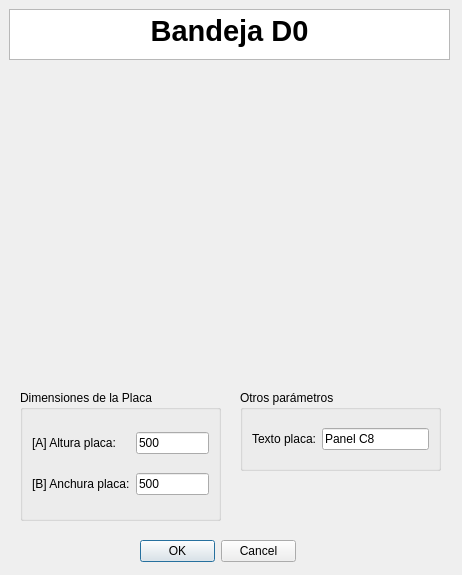
<?xml version="1.0" encoding="UTF-8"?>
<ui version="4.0">
 <class>MyPositionDialog</class>
 <widget class="QDialog" name="MyPositionDialog">
  <property name="geometry">
   <rect>
    <x>0</x>
    <y>0</y>
    <width>462</width>
    <height>575</height>
   </rect>
  </property>
  <property name="windowTitle">
   <string>Enter Position</string>
  </property>
  <property name="whatsThis">
   <string>&lt;html&gt;&lt;head/&gt;&lt;body&gt;&lt;p&gt;Esta ventana de KSDpanel te permite introducir todas las medidas correspondientes del panel seleccionado.&lt;/p&gt;&lt;p&gt;Recuerda que todas las medidas deben de ir en milimetros (mm).&lt;/p&gt;&lt;/body&gt;&lt;/html&gt;</string>
  </property>
  <widget class="QDialogButtonBox" name="buttonBox">
   <property name="geometry">
    <rect>
     <x>140</x>
     <y>540</y>
     <width>156</width>
     <height>23</height>
    </rect>
   </property>
   <property name="orientation">
    <enum>Qt::Horizontal</enum>
   </property>
   <property name="standardButtons">
    <set>QDialogButtonBox::Cancel|QDialogButtonBox::Ok</set>
   </property>
  </widget>
  <widget class="QTextBrowser" name="textBrowser">
   <property name="geometry">
    <rect>
     <x>9</x>
     <y>9</y>
     <width>441</width>
     <height>51</height>
    </rect>
   </property>
   <property name="html">
    <string>&lt;!DOCTYPE HTML PUBLIC &quot;-//W3C//DTD HTML 4.0//EN&quot; &quot;http://www.w3.org/TR/REC-html40/strict.dtd&quot;&gt;
&lt;html&gt;&lt;head&gt;&lt;meta name=&quot;qrichtext&quot; content=&quot;1&quot; /&gt;&lt;style type=&quot;text/css&quot;&gt;
p, li { white-space: pre-wrap; }
&lt;/style&gt;&lt;/head&gt;&lt;body style=&quot; font-family:'MS Shell Dlg 2'; font-size:8.25pt; font-weight:400; font-style:normal;&quot;&gt;
&lt;p align=&quot;center&quot; style=&quot; margin-top:0px; margin-bottom:0px; margin-left:0px; margin-right:0px; -qt-block-indent:0; text-indent:0px;&quot;&gt;&lt;span style=&quot; font-size:22pt; font-weight:600;&quot;&gt;Bandeja D0&lt;/span&gt;&lt;/p&gt;&lt;/body&gt;&lt;/html&gt;</string>
   </property>
  </widget>
  <widget class="QLabel" name="imagenPanelUI">
   <property name="geometry">
    <rect>
     <x>140</x>
     <y>70</y>
     <width>181</width>
     <height>281</height>
    </rect>
   </property>
   <property name="text">
    <string/>
   </property>
   <property name="pixmap">
    <pixmap>../imagenes/REF_DHcotas.jpg</pixmap>
   </property>
   <property name="scaledContents">
    <bool>true</bool>
   </property>
   <property name="wordWrap">
    <bool>false</bool>
   </property>
   <property name="margin">
    <number>0</number>
   </property>
   <property name="openExternalLinks">
    <bool>false</bool>
   </property>
  </widget>
  <widget class="QGroupBox" name="groupBox_3">
   <property name="geometry">
    <rect>
     <x>20</x>
     <y>390</y>
     <width>201</width>
     <height>131</height>
    </rect>
   </property>
   <property name="styleSheet">
    <string notr="true">font: 10pt &quot;MS Shell Dlg 2&quot;;</string>
   </property>
   <property name="title">
    <string>Dimensiones de la Placa</string>
   </property>
   <layout class="QGridLayout" name="gridLayout_3">
    <item row="0" column="0">
     <widget class="QLabel" name="label_8">
      <property name="text">
       <string>[A] Altura placa:</string>
      </property>
     </widget>
    </item>
    <item row="0" column="1">
     <widget class="QLineEdit" name="alturaPlacaUI">
      <property name="text">
       <string>500</string>
      </property>
     </widget>
    </item>
    <item row="1" column="1">
     <widget class="QLineEdit" name="anchuraPlacaUI">
      <property name="text">
       <string>500</string>
      </property>
     </widget>
    </item>
    <item row="1" column="0">
     <widget class="QLabel" name="label_4">
      <property name="text">
       <string>[B] Anchura placa:</string>
      </property>
     </widget>
    </item>
   </layout>
  </widget>
  <widget class="QGroupBox" name="groupBox_5">
   <property name="geometry">
    <rect>
     <x>240</x>
     <y>390</y>
     <width>201</width>
     <height>81</height>
    </rect>
   </property>
   <property name="styleSheet">
    <string notr="true">font: 10pt &quot;MS Shell Dlg 2&quot;;</string>
   </property>
   <property name="title">
    <string>Otros parámetros</string>
   </property>
   <layout class="QGridLayout" name="gridLayout_4">
    <item row="0" column="0">
     <widget class="QLabel" name="label_2">
      <property name="text">
       <string>Texto placa:</string>
      </property>
     </widget>
    </item>
    <item row="0" column="1">
     <widget class="QLineEdit" name="textoDescriptivoA0UI">
      <property name="text">
       <string>Panel C8</string>
      </property>
     </widget>
    </item>
   </layout>
  </widget>
 </widget>
 <resources/>
 <connections>
  <connection>
   <sender>buttonBox</sender>
   <signal>accepted()</signal>
   <receiver>MyPositionDialog</receiver>
   <slot>accept()</slot>
   <hints>
    <hint type="sourcelabel">
     <x>248</x>
     <y>254</y>
    </hint>
    <hint type="destinationlabel">
     <x>157</x>
     <y>274</y>
    </hint>
   </hints>
  </connection>
  <connection>
   <sender>buttonBox</sender>
   <signal>rejected()</signal>
   <receiver>MyPositionDialog</receiver>
   <slot>reject()</slot>
   <hints>
    <hint type="sourcelabel">
     <x>316</x>
     <y>260</y>
    </hint>
    <hint type="destinationlabel">
     <x>286</x>
     <y>274</y>
    </hint>
   </hints>
  </connection>
 </connections>
</ui>
